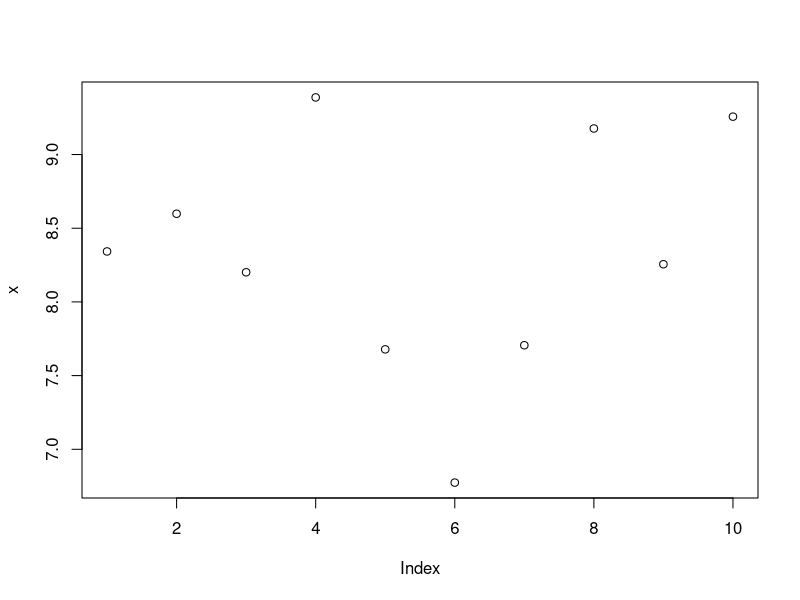
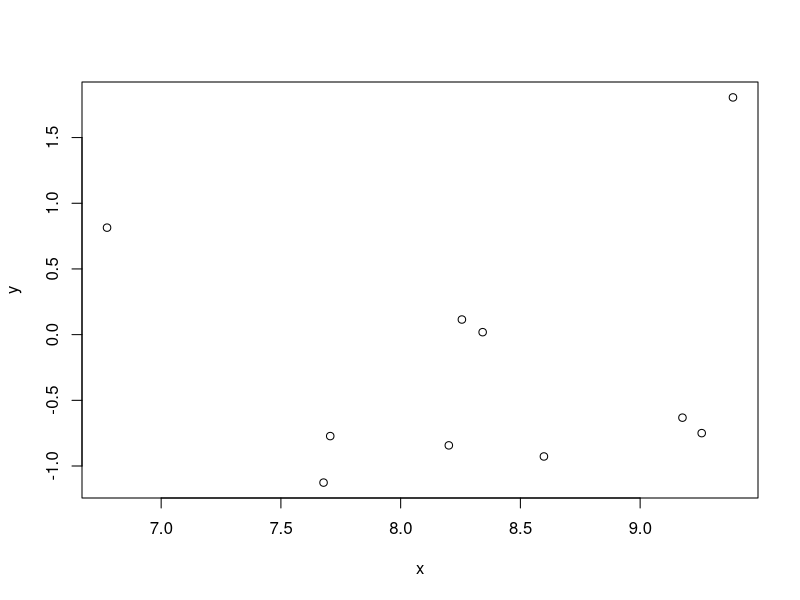
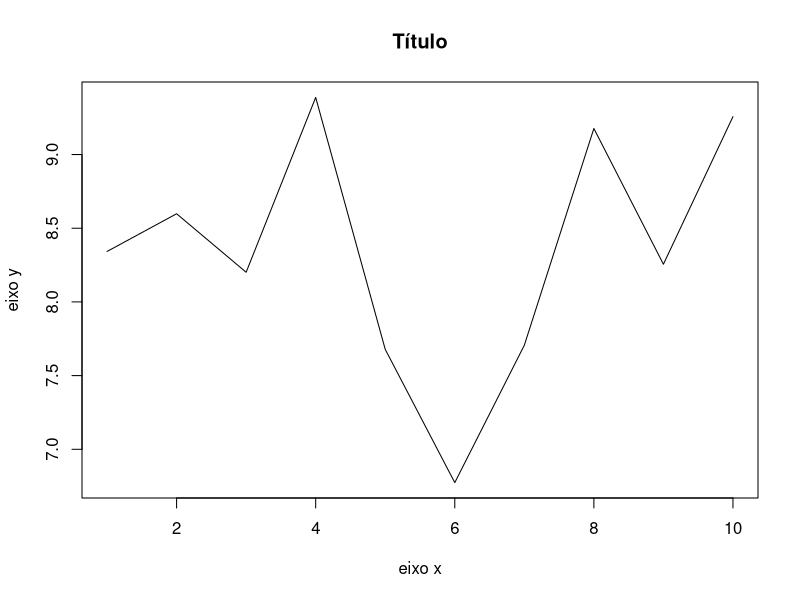
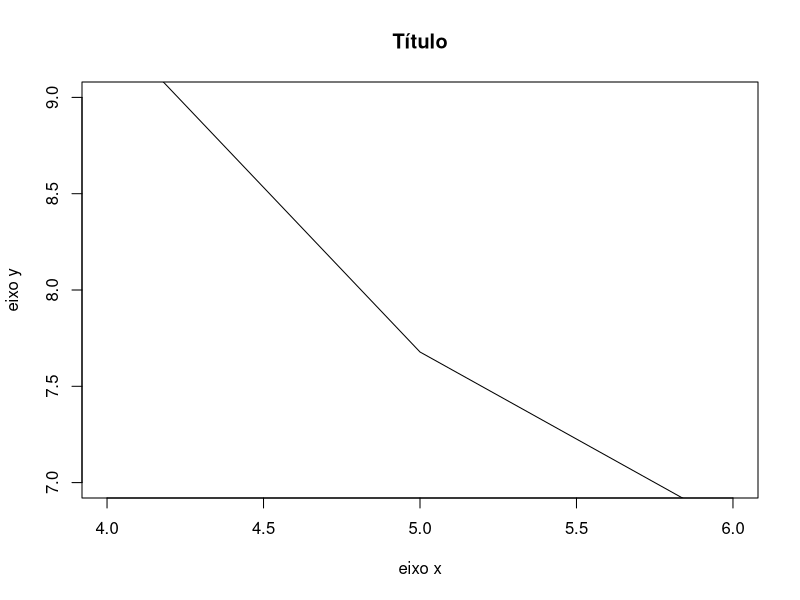
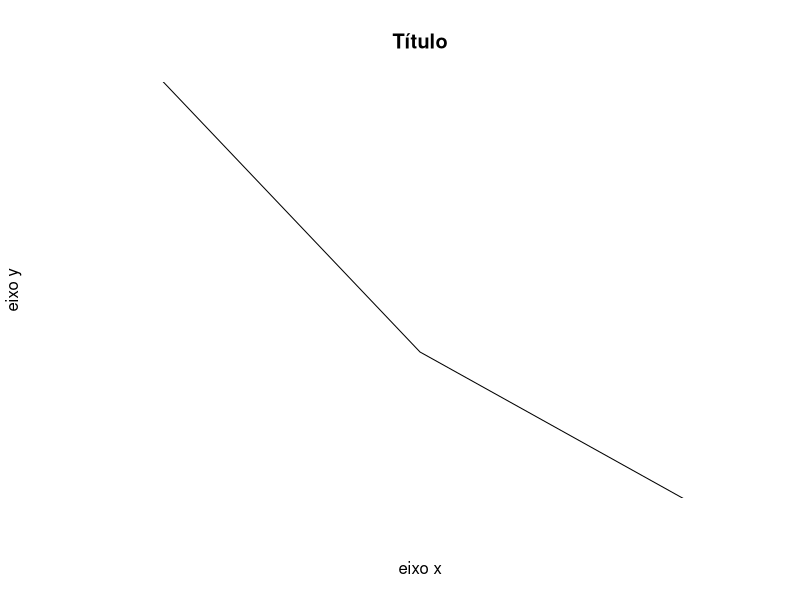
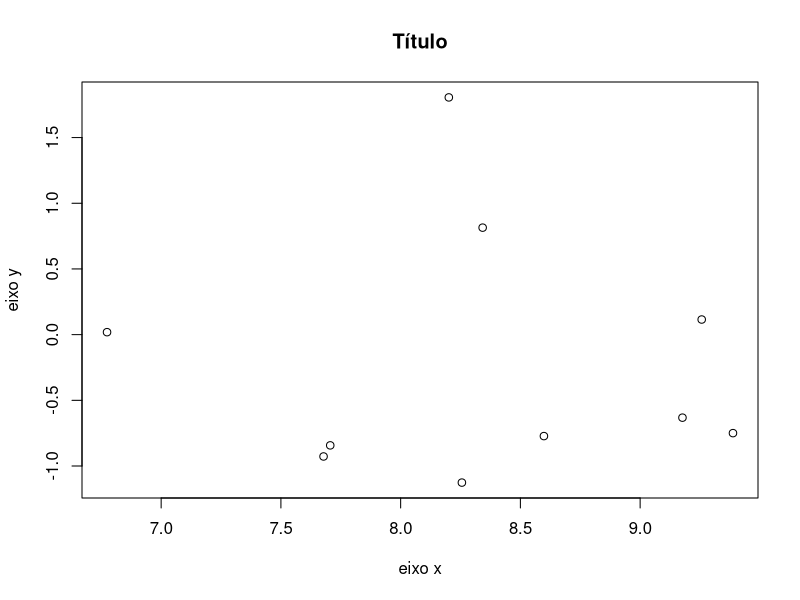
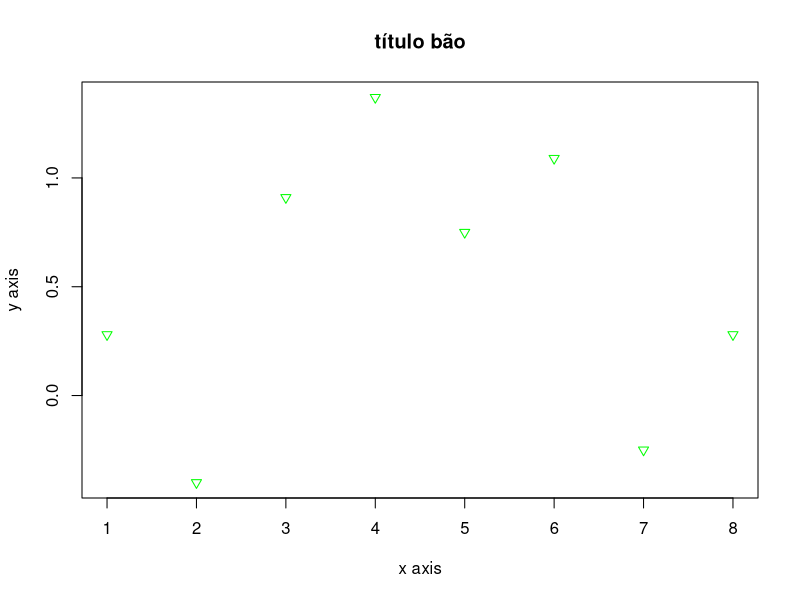
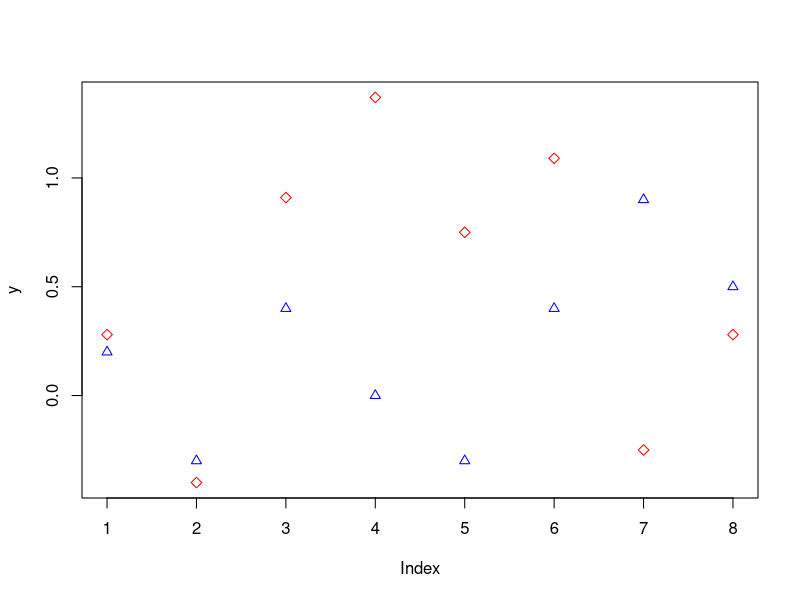

These figures' R source, in order:
# graficos
x = rnorm(10, 8, 1) # dados aleatorios - rnorm(numeroDeDados, mediaDosDados, desviopadrao)
plot(x)

y = rnorm(10, 0, 1)
plot(x, y)

plot(x, main="Título", type='l', xlab="eixo x", ylab="eixo y") # type='l': faz o grafico ser de linha
plot(x, main="Título", type='l', xlab="eixo x", ylab="eixo y", 
     xlim=c(4,6), ylim=c(7,9)) # {eixo}lim(c(limiteInferior, limiteSuperior)): delimita o range do grafico

plot(x, main="Título", type='l', xlab="eixo x", ylab="eixo y", 
     xlim=c(4,6), ylim=c(7,9), axes=FALSE) # axes=FALSE: tira os eixos

plot(sort(x), y, main="Título", xlab="eixo x", ylab="eixo y")

y = c(0.28,-0.4,.91,1.37,.75,1.09,-.25,.28)
plot(y, main="título bão", xlab="x axis", ylab="y axis", pch=6, col="green")
z = c(.2,-0.3,.4,0,-.3,.4,.9,.5)
plot(y,pch=5,col="red")
points(z,pch=24,col="blue")
